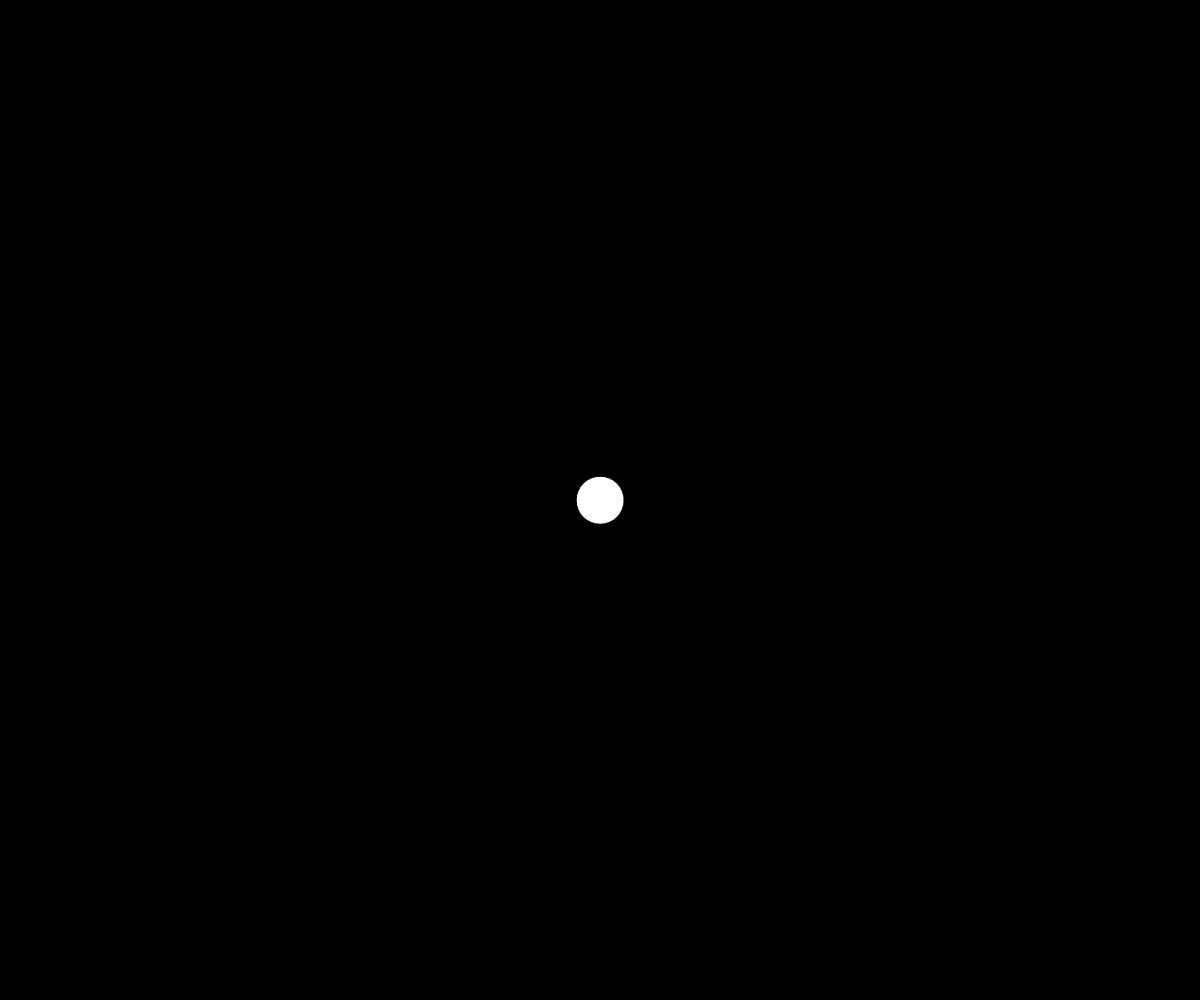
Frame 1 (no input)
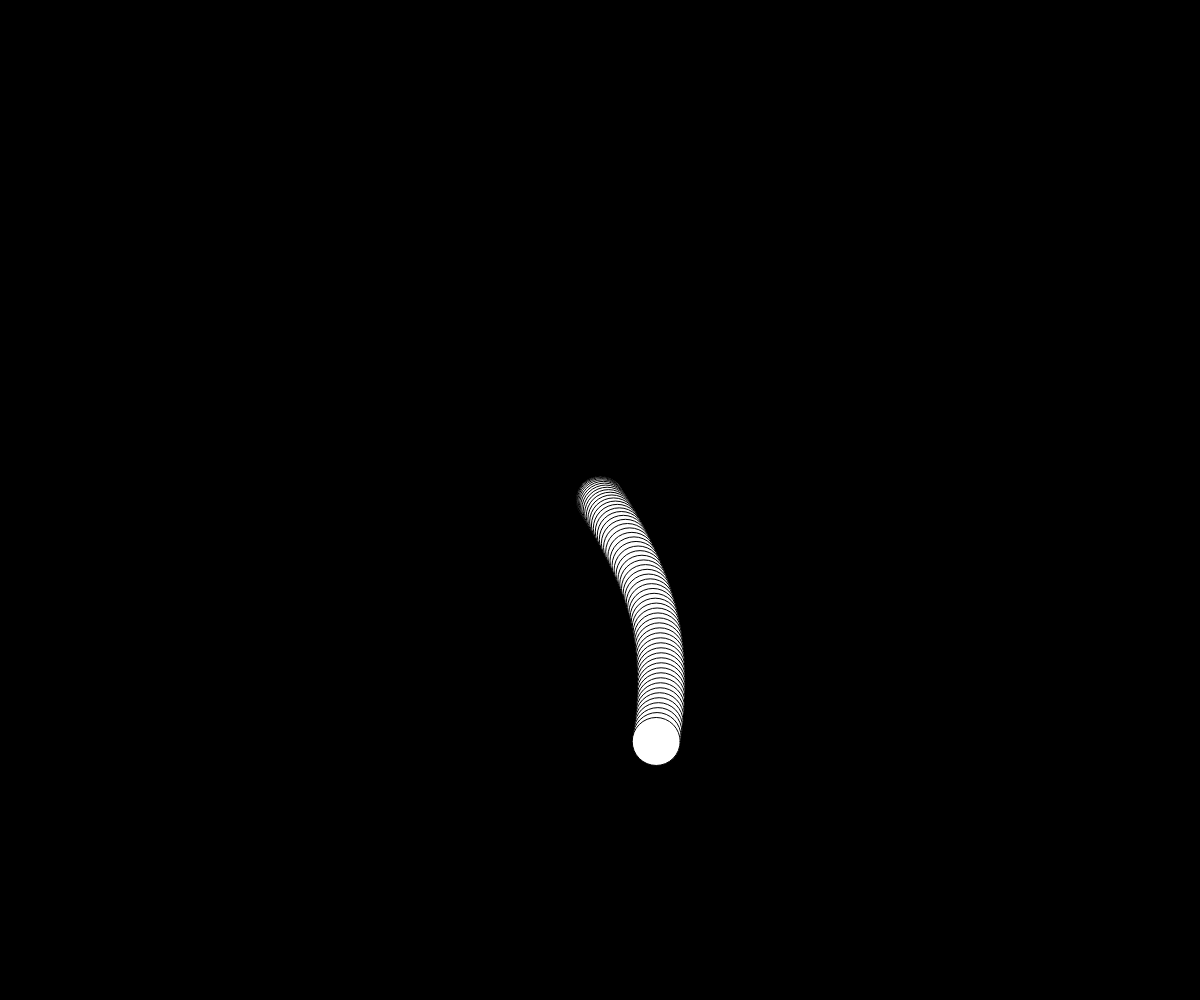
Frame 60 (no input)
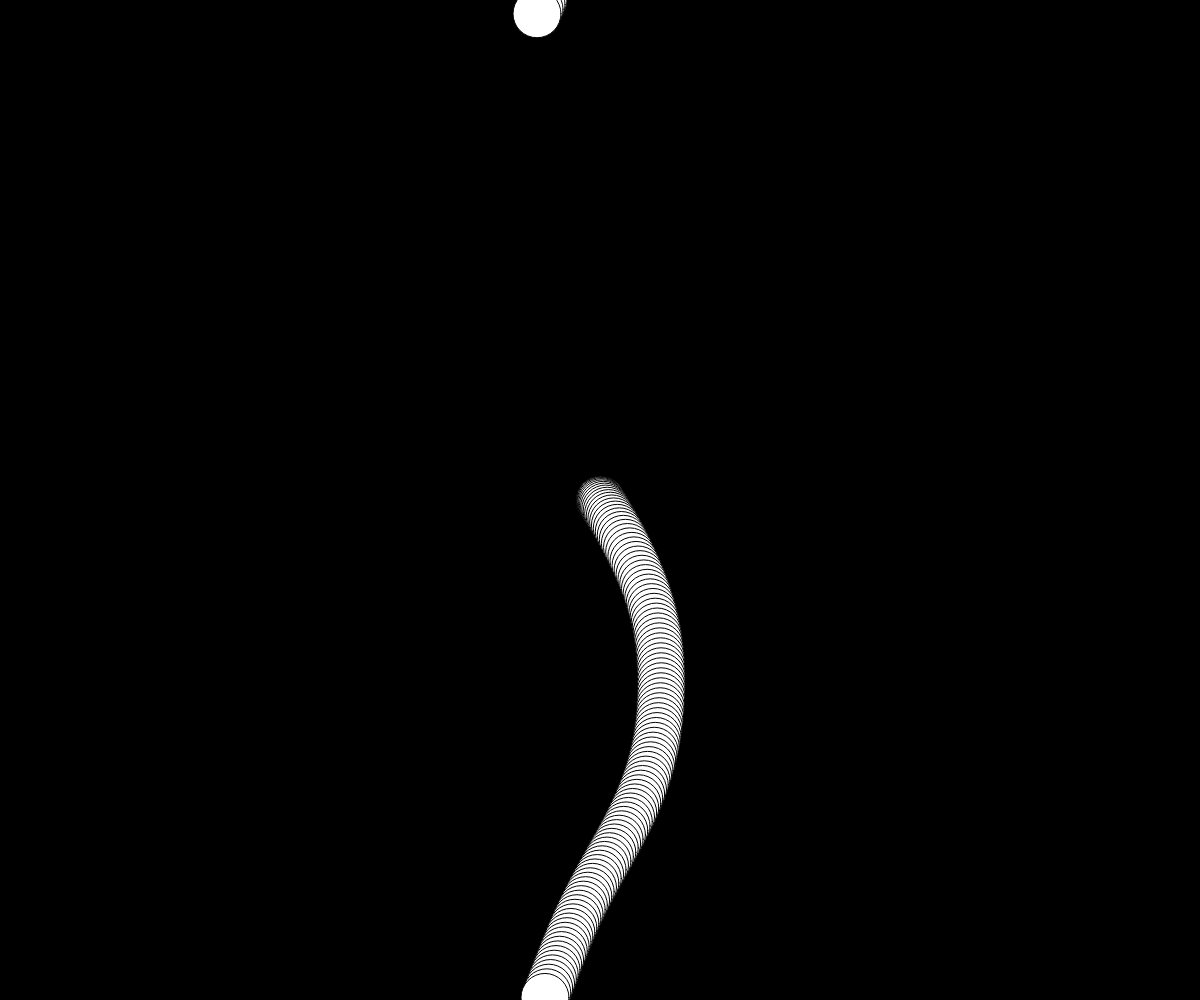
Frame 120 (the mouse pressed at the canvas centre since frame 60)

The p5.js sketch that drew these frames (run headless with seeded random() and noise() and a simulated clock; from frame 60 on, the mouse is pressed at the canvas centre):

// p5.js sketch
// ── sketch.js
let walker;

function setup() {
  createCanvas(windowWidth, windowHeight);
  walker = new Walker();
  background(0);
}

function draw() {
  walker.update();
  walker.checkBorders();
  walker.show();
}
// ── walker.js
class Walker {
  constructor() {
    this.position = createVector(width / 2, height / 2);
    this.velocity = createVector();
    this.acceleration = createVector();
    this.time = createVector(0, 10000);
    this.maxSpeed = 5;
  }
  
  update() {
    // map(valeur, min, max, minMap, maxMap)
    // Noise renvoie une valeur entre 0 et 1 qu'on traduit entre 0 et width/height
    let accX = map(noise(this.time.x), 0, 1, -0.5, 0.5);
    let accY = map(noise(this.time.y), 0, 1, -0.5, 0.5);
    this.acceleration.set(accX, accY);
    
    this.velocity.add(this.acceleration);
    this.velocity.limit(this.maxSpeed);
    this.position.add(this.velocity);
    
    this.time.add(0.01, 0.01);
  }
  
  
  
  show() {
    strokeWeight(1);
    fill(255);
    stroke(0);
    circle(this.position.x, this.position.y, 48);
  }
  
  checkBorders() {
    if (this.position.x < 0) this.position.x = width;
    if (this.position.x > width) this.position.x = 0;
    if (this.position.y < 0) this.position.y = height;
    if (this.position.y > height) this.position.y = 0;
  }
}
